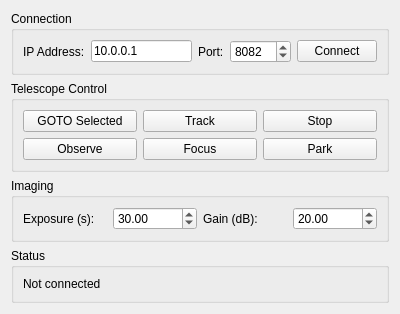
<?xml version="1.0" encoding="UTF-8"?>
<ui version="4.0">
 <class>WiFiTelescopeControlDialogForm</class>
 <widget class="QWidget" name="WiFiTelescopeControlDialogForm">
  <property name="geometry">
   <rect>
    <x>0</x>
    <y>0</y>
    <width>400</width>
    <height>300</height>
   </rect>
  </property>
  <layout class="QVBoxLayout" name="verticalLayout">
   <item>
    <widget class="QGroupBox" name="connectionGroupBox">
     <property name="title">
      <string>Connection</string>
     </property>
     <layout class="QHBoxLayout" name="horizontalLayout">
      <item>
       <widget class="QLabel" name="ipLabel">
        <property name="text">
         <string>IP Address:</string>
        </property>
       </widget>
      </item>
      <item>
       <widget class="QLineEdit" name="ipAddressEdit">
        <property name="text">
         <string>10.0.0.1</string>
        </property>
       </widget>
      </item>
      <item>
       <widget class="QLabel" name="portLabel">
        <property name="text">
         <string>Port:</string>
        </property>
       </widget>
      </item>
      <item>
       <widget class="QSpinBox" name="portSpinBox">
        <property name="minimum">
         <number>1</number>
        </property>
        <property name="maximum">
         <number>65535</number>
        </property>
        <property name="value">
         <number>8082</number>
        </property>
       </widget>
      </item>
      <item>
       <widget class="QPushButton" name="connectButton">
        <property name="text">
         <string>Connect</string>
        </property>
       </widget>
      </item>
     </layout>
    </widget>
   </item>
   <item>
    <widget class="QGroupBox" name="controlGroupBox">
     <property name="title">
      <string>Telescope Control</string>
     </property>
     <layout class="QGridLayout" name="gridLayout">
      <item row="0" column="0">
       <widget class="QPushButton" name="gotoButton">
        <property name="text">
         <string>GOTO Selected</string>
        </property>
       </widget>
      </item>
      <item row="0" column="1">
       <widget class="QPushButton" name="trackButton">
        <property name="text">
         <string>Track</string>
        </property>
       </widget>
      </item>
      <item row="0" column="2">
       <widget class="QPushButton" name="stopButton">
        <property name="text">
         <string>Stop</string>
        </property>
       </widget>
      </item>
      <item row="1" column="0">
       <widget class="QPushButton" name="observeButton">
        <property name="text">
         <string>Observe</string>
        </property>
       </widget>
      </item>
      <item row="1" column="1">
       <widget class="QPushButton" name="focusButton">
        <property name="text">
         <string>Focus</string>
        </property>
       </widget>
      </item>
      <item row="1" column="2">
       <widget class="QPushButton" name="parkButton">
        <property name="text">
         <string>Park</string>
        </property>
       </widget>
      </item>
     </layout>
    </widget>
   </item>
   <item>
    <widget class="QGroupBox" name="imagingGroupBox">
     <property name="title">
      <string>Imaging</string>
     </property>
     <layout class="QHBoxLayout" name="horizontalLayout_2">
      <item>
       <widget class="QLabel" name="exposureLabel">
        <property name="text">
         <string>Exposure (s):</string>
        </property>
       </widget>
      </item>
      <item>
       <widget class="QDoubleSpinBox" name="exposureSpinBox">
        <property name="minimum">
         <double>0.100000000000000</double>
        </property>
        <property name="maximum">
         <double>300.000000000000000</double>
        </property>
        <property name="value">
         <double>30.000000000000000</double>
        </property>
       </widget>
      </item>
      <item>
       <widget class="QLabel" name="gainLabel">
        <property name="text">
         <string>Gain (dB):</string>
        </property>
       </widget>
      </item>
      <item>
       <widget class="QDoubleSpinBox" name="gainSpinBox">
        <property name="minimum">
         <double>0.000000000000000</double>
        </property>
        <property name="maximum">
         <double>60.000000000000000</double>
        </property>
        <property name="value">
         <double>20.000000000000000</double>
        </property>
       </widget>
      </item>
     </layout>
    </widget>
   </item>
   <item>
    <widget class="QGroupBox" name="statusGroupBox">
     <property name="title">
      <string>Status</string>
     </property>
     <layout class="QVBoxLayout" name="verticalLayout_2">
      <item>
       <widget class="QLabel" name="statusLabel">
        <property name="text">
         <string>Not connected</string>
        </property>
       </widget>
      </item>
     </layout>
    </widget>
   </item>
   <item>
    <spacer name="verticalSpacer">
     <property name="orientation">
      <enum>Qt::Vertical</enum>
     </property>
     <property name="sizeHint" stdset="0">
      <size>
       <width>20</width>
       <height>40</height>
      </size>
     </property>
    </spacer>
   </item>
  </layout>
 </widget>
 <resources/>
 <connections/>
</ui>
